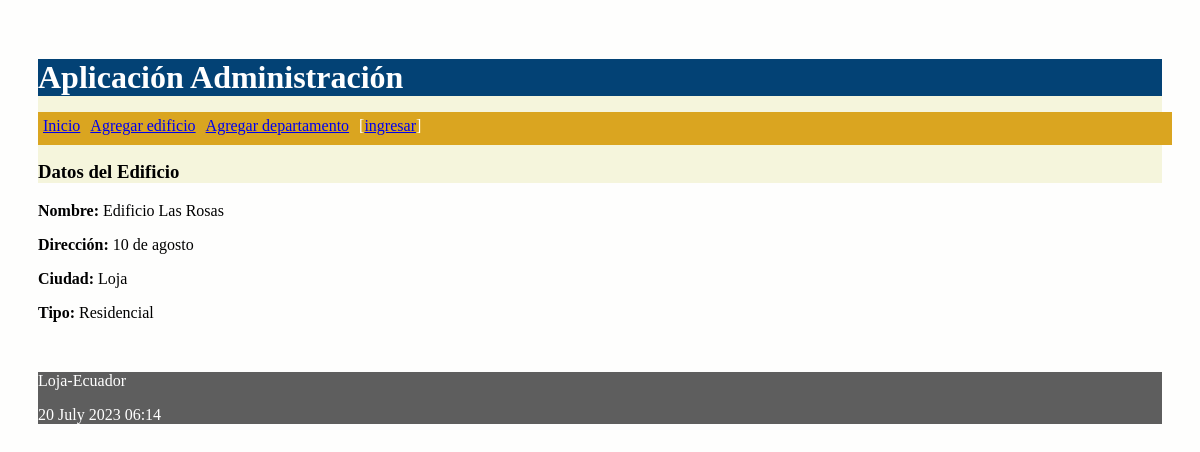
The app's page /edificio/1 with its own data.
### proyecto/models.py (models this page shows, shortened)
class Edificio(models.Model):
    opciones_tipo_edificio = (
        ('residencial', 'Residencial'),
        ('comercial', 'Comercial')
    )
    nombre = models.CharField(max_length=30)
    direccion = models.CharField(max_length=30)
    ciudad = models.CharField(max_length=30)
    tipo = models.CharField(max_length=30, choices=opciones_tipo_edificio)

### proyecto/views.py (the view)
# urls.py: path('edificio/<int:id>', views.obtener_edificio,
def obtener_edificio(request, id):
    edificio = Edificio.objects.get(pk=id)
    diccionario = {'edificio': edificio}
    return render(request, 'obtenerEdificio.html', diccionario)

### proyecto/templates/obtenerEdificio.html
{% extends "master.html" %}
{% block content %}
    <h3>Datos del Edificio</h3>
    <p><b>Nombre:</b> {{edificio.nombre}}</p>
    <p><b>Dirección:</b> {{edificio.direccion}}</p>
    <p><b>Ciudad:</b> {{edificio.ciudad}}</p>
    <p><b>Tipo:</b> {{edificio.tipo.capitalize}}</p>
    <br/>
{% endblock %}

### proyecto/static/css/estilos.css (style rules this page uses)
body { background: #FEFEFD; padding: 30px; }
h3 { margin-top: 0px; background-color: beige; }

### records on screen
Edificio: nombre "Edificio Las Rosas", direccion "10 de agosto", ciudad "Loja", tipo "Residencial"
